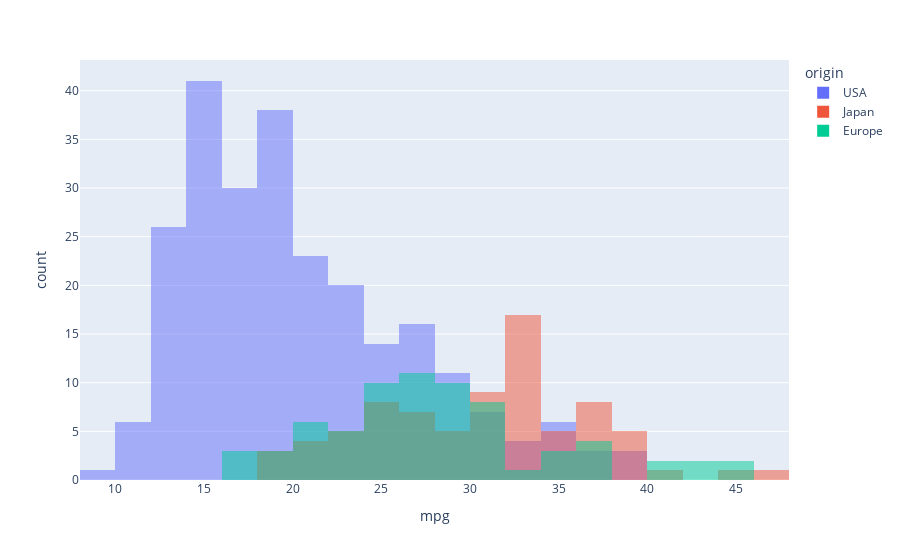

The notebook cell this image was saved under:
### Code cell
mpg.hist(x='mpg', color='origin', bins=10, barmode='overlay')

### Figure 1 — Plotly figure (JSON) as saved in the notebook; plotly's stock layout.template omitted (floating-point values rounded to 4 significant figures; data arrays with more than 128 entries replaced by an {"elided": "..."} marker saying what was removed)
{"data": [{"bingroup": "x", "hovertemplate": "origin=USA<br>mpg=%{x}<br>count=%{y}<extra></extra>", "legendgroup": "USA", "marker": {"color": "#636efa", "opacity": 0.5, "pattern": {"shape": ""}}, "name": "USA", "orientation": "v", "showlegend": true, "type": "histogram", "x": {"elided": "249 float values"}, "xaxis": "x", "yaxis": "y"}, {"bingroup": "x", "hovertemplate": "origin=Japan<br>mpg=%{x}<br>count=%{y}<extra></extra>", "legendgroup": "Japan", "marker": {"color": "#EF553B", "opacity": 0.5, "pattern": {"shape": ""}}, "name": "Japan", "orientation": "v", "showlegend": true, "type": "histogram", "x": [24.0, 27.0, 27.0, 25.0, 31.0, 35.0, 24.0, 19.0, 28.0, 23.0, 27.0, 20.0, 22.0, 18.0, 20.0, 31.0, 32.0, 31.0, 32.0, 24.0, 26.0, 29.0, 24.0, 24.0, 33.0, 33.0, 32.0, 28.0, 19.0, 31.5, 33.5, 26.0, 30.0, 22.0, 21.5, 32.8, 39.4, 36.1, 27.5, 27.2, 21.1, 23.9, 29.5, 34.1, 31.8, 38.1, 37.2, 29.8, 31.3, 37.0, 32.2, 46.6, 40.8, 44.6, 33.8, 32.7, 23.7, 32.4, 39.1, 35.1, 32.3, 37.0, 37.7, 34.1, 33.7, 32.4, 32.9, 31.6, 25.4, 24.2, 37.0, 31.0, 36.0, 36.0, 34.0, 38.0, 32.0, 38.0, 32.0], "xaxis": "x", "yaxis": "y"}, {"bingroup": "x", "hovertemplate": "origin=Europe<br>mpg=%{x}<br>count=%{y}<extra></extra>", "legendgroup": "Europe", "marker": {"color": "#00cc96", "opacity": 0.5, "pattern": {"shape": ""}}, "name": "Europe", "orientation": "v", "showlegend": true, "type": "histogram", "x": [26.0, 25.0, 24.0, 25.0, 26.0, 28.0, 30.0, 30.0, 27.0, 23.0, 18.0, 22.0, 21.0, 26.0, 26.0, 26.0, 29.0, 24.0, 20.0, 19.0, 24.0, 29.0, 26.0, 26.0, 24.0, 26.0, 31.0, 25.0, 29.0, 23.0, 23.0, 22.0, 25.0, 28.0, 25.0, 27.0, 29.0, 29.5, 20.0, 19.0, 16.5, 36.0, 29.0, 30.5, 21.5, 43.1, 20.3, 17.0, 21.6, 16.2, 31.5, 31.9, 25.4, 27.2, 37.3, 41.5, 34.3, 44.3, 43.4, 36.4, 30.0, 40.9, 29.8, 35.0, 33.0, 34.5, 28.1, 30.7, 36.0, 44.0], "xaxis": "x", "yaxis": "y"}], "layout": {"barmode": "overlay", "legend": {"title": {"text": "origin"}, "tracegroupgap": 0}, "margin": {"t": 60}, "xaxis": {"anchor": "y", "domain": [0, 1], "title": {"text": "mpg"}}, "yaxis": {"anchor": "x", "domain": [0, 1], "title": {"text": "count"}}}}
